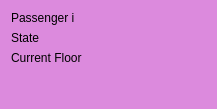
<?xml version="1.0" encoding="UTF-8"?>
<ui version="4.0">
 <class>Passenger</class>
 <widget class="QWidget" name="Passenger">
  <property name="geometry">
   <rect>
    <x>0</x>
    <y>0</y>
    <width>217</width>
    <height>109</height>
   </rect>
  </property>
  <property name="windowTitle">
   <string>Form</string>
  </property>
  <property name="styleSheet">
   <string notr="true">
background-color: rgb(220, 138, 221);</string>
  </property>
  <layout class="QVBoxLayout" name="verticalLayout">
   <item>
    <widget class="QLabel" name="passengerLabel">
     <property name="styleSheet">
      <string notr="true">font: 75 10pt &quot;DejaVu Sans&quot;;
</string>
     </property>
     <property name="text">
      <string>Passenger i</string>
     </property>
    </widget>
   </item>
   <item>
    <widget class="QLabel" name="stateLabel">
     <property name="text">
      <string>State</string>
     </property>
    </widget>
   </item>
   <item>
    <widget class="QLabel" name="currentFloorLabel">
     <property name="text">
      <string>Current Floor</string>
     </property>
    </widget>
   </item>
   <item>
    <spacer name="verticalSpacer">
     <property name="orientation">
      <enum>Qt::Vertical</enum>
     </property>
     <property name="sizeHint" stdset="0">
      <size>
       <width>20</width>
       <height>40</height>
      </size>
     </property>
    </spacer>
   </item>
  </layout>
 </widget>
 <resources/>
 <connections/>
</ui>
